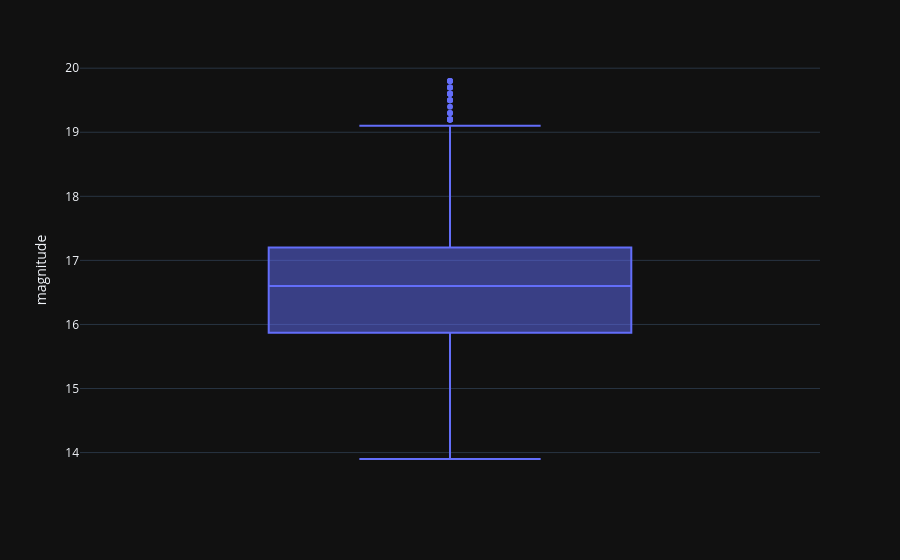

Notebook code cell kept with this figure:
### Code cell
q1 = mpc_obs_proceed_df['magnitude'].quantile(0.25)
q3 = mpc_obs_proceed_df['magnitude'].quantile(0.75)

IQR = q3 - q1 

limite_inferior = q1 - 1.5 * IQR
limite_superior = q3 + 1.5 * IQR

# Filtrar los outliers
mpc_obs_filtered_df = mpc_obs_proceed_df[(mpc_obs_proceed_df['magnitude'] >= limite_inferior) & (mpc_obs_proceed_df['magnitude'] <= limite_superior)]

px.box(mpc_obs_filtered_df, y='magnitude', template= 'plotly_dark')

### Figure 1 — Plotly figure (JSON) as saved in the notebook; plotly's stock layout.template omitted (floating-point values rounded to 4 significant figures; data arrays with more than 128 entries replaced by an {"elided": "..."} marker saying what was removed)
{"data": [{"alignmentgroup": "True", "hovertemplate": "magnitude=%{y}<extra></extra>", "legendgroup": "", "marker": {"color": "#636efa"}, "name": "", "notched": false, "offsetgroup": "", "orientation": "v", "showlegend": false, "type": "box", "x0": " ", "xaxis": "x", "y": {"elided": "7578 float values"}, "y0": " ", "yaxis": "y"}], "layout": {"boxmode": "group", "legend": {"tracegroupgap": 0}, "margin": {"t": 60}, "xaxis": {"anchor": "y", "domain": [0, 1]}, "yaxis": {"anchor": "x", "domain": [0, 1], "title": {"text": "magnitude"}}}}
